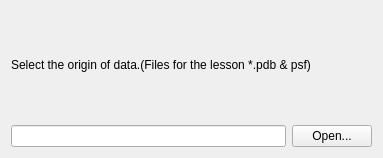
<?xml version="1.0" encoding="UTF-8"?>
<ui version="4.0">
 <class>OriginData</class>
 <widget class="QWidget" name="OriginData">
  <property name="geometry">
   <rect>
    <x>0</x>
    <y>0</y>
    <width>383</width>
    <height>158</height>
   </rect>
  </property>
  <property name="windowTitle">
   <string>Dialog</string>
  </property>
  <layout class="QVBoxLayout">
   <item>
    <layout class="QVBoxLayout">
     <item>
      <widget class="QLabel" name="label">
       <property name="text">
        <string>Select the origin of data.(Files for the lesson *.pdb &amp; psf)</string>
       </property>
      </widget>
     </item>
     <item>
      <layout class="QHBoxLayout">
       <item>
        <widget class="QLineEdit" name="lineEdit">
         <property name="enabled">
          <bool>true</bool>
         </property>
         <property name="maxLength">
          <number>2000</number>
         </property>
         <property name="dragEnabled">
          <bool>true</bool>
         </property>
         <property name="readOnly">
          <bool>true</bool>
         </property>
        </widget>
       </item>
       <item>
        <widget class="QPushButton" name="pushButton">
         <property name="text">
          <string>Open...</string>
         </property>
         <property name="icon">
          <iconset>
           <normaloff/>
          </iconset>
         </property>
        </widget>
       </item>
      </layout>
     </item>
    </layout>
   </item>
  </layout>
 </widget>
 <resources/>
 <connections/>
</ui>
